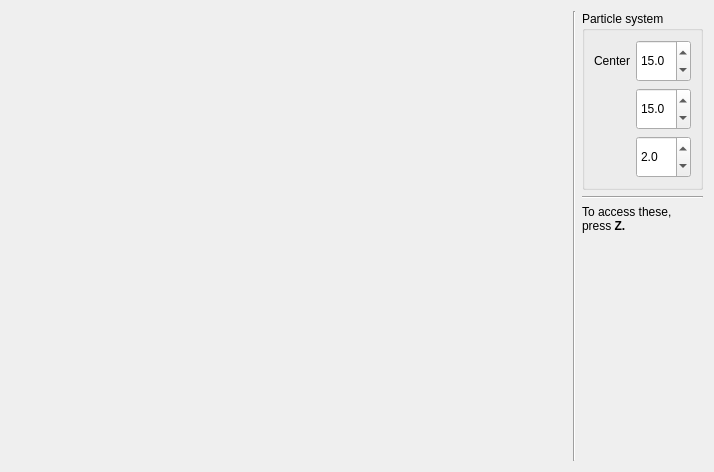
<?xml version="1.0" encoding="UTF-8"?>
<ui version="4.0">
 <class>Window</class>
 <widget class="QWidget" name="Window">
  <property name="geometry">
   <rect>
    <x>0</x>
    <y>0</y>
    <width>714</width>
    <height>472</height>
   </rect>
  </property>
  <property name="windowTitle">
   <string>Snow</string>
  </property>
  <layout class="QGridLayout" name="gridLayout_2">
   <item row="0" column="0" rowspan="2">
    <widget class="Widget" name="widget" native="true">
     <property name="sizePolicy">
      <sizepolicy hsizetype="MinimumExpanding" vsizetype="MinimumExpanding">
       <horstretch>0</horstretch>
       <verstretch>0</verstretch>
      </sizepolicy>
     </property>
     <property name="minimumSize">
      <size>
       <width>470</width>
       <height>420</height>
      </size>
     </property>
    </widget>
   </item>
   <item row="0" column="1" rowspan="2">
    <widget class="Line" name="line_2">
     <property name="orientation">
      <enum>Qt::Vertical</enum>
     </property>
    </widget>
   </item>
   <item row="0" column="2" colspan="2">
    <layout class="QVBoxLayout" name="verticalLayout">
     <property name="spacing">
      <number>6</number>
     </property>
     <item>
      <widget class="QGroupBox" name="groupBox">
       <property name="sizePolicy">
        <sizepolicy hsizetype="MinimumExpanding" vsizetype="MinimumExpanding">
         <horstretch>0</horstretch>
         <verstretch>0</verstretch>
        </sizepolicy>
       </property>
       <property name="maximumSize">
        <size>
         <width>180</width>
         <height>250</height>
        </size>
       </property>
       <property name="title">
        <string>Particle system</string>
       </property>
       <layout class="QGridLayout" name="gridLayout">
        <property name="verticalSpacing">
         <number>6</number>
        </property>
        <item row="0" column="0">
         <widget class="QLabel" name="posLabel">
          <property name="text">
           <string>Center</string>
          </property>
         </widget>
        </item>
        <item row="2" column="1">
         <widget class="QDoubleSpinBox" name="posZ">
          <property name="sizePolicy">
           <sizepolicy hsizetype="MinimumExpanding" vsizetype="MinimumExpanding">
            <horstretch>0</horstretch>
            <verstretch>0</verstretch>
           </sizepolicy>
          </property>
          <property name="accelerated">
           <bool>true</bool>
          </property>
          <property name="decimals">
           <number>1</number>
          </property>
          <property name="minimum">
           <double>0.000000000000000</double>
          </property>
          <property name="maximum">
           <double>50.000000000000000</double>
          </property>
          <property name="singleStep">
           <double>0.200000000000000</double>
          </property>
          <property name="value">
           <double>2.000000000000000</double>
          </property>
         </widget>
        </item>
        <item row="1" column="1">
         <widget class="QDoubleSpinBox" name="posY">
          <property name="sizePolicy">
           <sizepolicy hsizetype="MinimumExpanding" vsizetype="MinimumExpanding">
            <horstretch>0</horstretch>
            <verstretch>0</verstretch>
           </sizepolicy>
          </property>
          <property name="accelerated">
           <bool>true</bool>
          </property>
          <property name="decimals">
           <number>1</number>
          </property>
          <property name="minimum">
           <double>-50.000000000000000</double>
          </property>
          <property name="maximum">
           <double>50.000000000000000</double>
          </property>
          <property name="singleStep">
           <double>0.200000000000000</double>
          </property>
          <property name="value">
           <double>15.000000000000000</double>
          </property>
         </widget>
        </item>
        <item row="0" column="1">
         <widget class="QDoubleSpinBox" name="posX">
          <property name="sizePolicy">
           <sizepolicy hsizetype="MinimumExpanding" vsizetype="MinimumExpanding">
            <horstretch>0</horstretch>
            <verstretch>0</verstretch>
           </sizepolicy>
          </property>
          <property name="accelerated">
           <bool>true</bool>
          </property>
          <property name="decimals">
           <number>1</number>
          </property>
          <property name="minimum">
           <double>-50.000000000000000</double>
          </property>
          <property name="maximum">
           <double>50.000000000000000</double>
          </property>
          <property name="singleStep">
           <double>0.200000000000000</double>
          </property>
          <property name="value">
           <double>15.000000000000000</double>
          </property>
         </widget>
        </item>
       </layout>
      </widget>
     </item>
     <item>
      <widget class="Line" name="line">
       <property name="orientation">
        <enum>Qt::Horizontal</enum>
       </property>
      </widget>
     </item>
     <item>
      <widget class="QLabel" name="label">
       <property name="text">
        <string>&lt;html&gt;&lt;head/&gt;&lt;body&gt;&lt;p&gt;To access these, press &lt;span style=&quot; font-weight:600;&quot;&gt;Z.&lt;/span&gt;&lt;/p&gt;&lt;/body&gt;&lt;/html&gt;</string>
       </property>
       <property name="wordWrap">
        <bool>true</bool>
       </property>
       <property name="margin">
        <number>0</number>
       </property>
      </widget>
     </item>
    </layout>
   </item>
   <item row="1" column="3">
    <spacer name="verticalSpacer">
     <property name="orientation">
      <enum>Qt::Vertical</enum>
     </property>
     <property name="sizeType">
      <enum>QSizePolicy::MinimumExpanding</enum>
     </property>
     <property name="sizeHint" stdset="0">
      <size>
       <width>20</width>
       <height>186</height>
      </size>
     </property>
    </spacer>
   </item>
  </layout>
 </widget>
 <customwidgets>
  <customwidget>
   <class>Widget</class>
   <extends>QWidget</extends>
   <header>widget.h</header>
  </customwidget>
 </customwidgets>
 <resources/>
 <connections/>
</ui>
